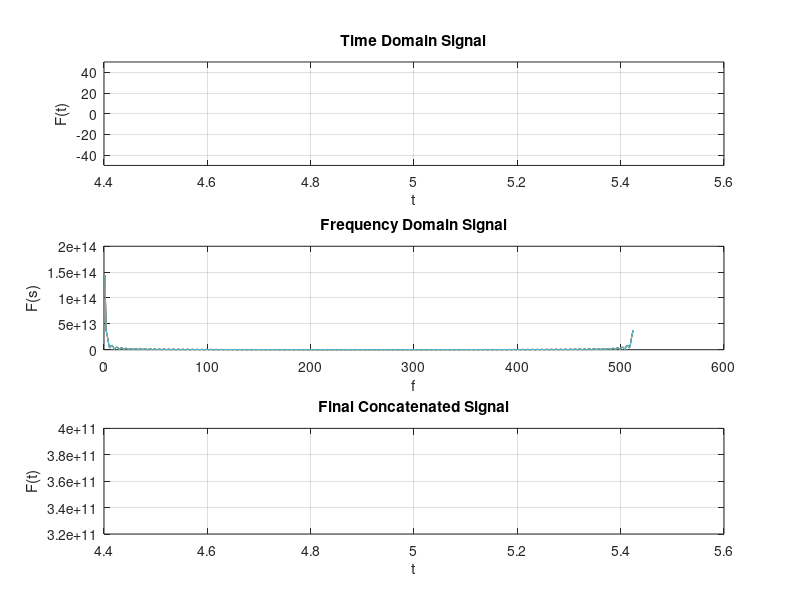

The MATLAB script that drew this image:
%Signal Generator%

%clear all ; 
close all ; 
clc ; 

fs = input('Enter sampling frequecny : ');
tS = input('Enter start of time scale : ');
tE = input('Enter end of time scale : ');
%tT = tS:1/fs:tE; 
%-----------------------------------------------%
n = input('Enter number of breakpoints : ');

disp('--------------------------');

tx = 1*(2*n);%array for time(rows x columns) 
for i=1:1:(2*n-(n-2))
    tx(i) = input('Enter position of breakpoint  : ');
   if tx(i) < tS
        tx(i) = tS;
   end
    if tx(i) > tE 
        tx(i) = tE;
    end
end 

disp('--------------------------');
fn = [];
tt = [];

for i=1:1:(n+1) 
    %hold on;
  %  typex = menu('Available Signals','impulse','DC','ramp','parabola','exp','sinusoid','triang');
    type = input('Enter type of signal : ');
        %impulse
        if type == 1
            amp = input('Enter impulse amplitude : ');
            t = tx(i):1/fs:tx(i+1);
            t1 = linspace(tx(i),tx(i+1));
            impulse = (t1-(tx(i+1)\2))==0;
            subplot(3,1,1);
            stem(t1,impulse); 
            tt = [tt t1];
            fn = [fn impulse];
            hold on
            nfft = length(impulse);
            nfft2 = 2^nextpow2(nfft);
            ff = fft(impulse,nfft2);
            subplot(3,1,2);
            plot(abs(ff));
            hold on;
        %DC
        elseif type == 2
                 amp = input('Enter DC amplitude : ');
                 t = tx(i):1/fs:tx(i+1); 
                 t1 = linspace(tx(i),tx(i+1),400);
                 DC = amp*ones(1,length(t1));
                 subplot(3,1,1);
                 plot(t1,DC); 
                 tt = [tt,t1];
                 fn = [fn,DC];
                 grid on;
                 hold on;
                 nfft = length(DC);
                 nfft2 = 2^nextpow2(nfft);
                 ff = fft(step,nfft2);
                 subplot(3,1,2);
                 plot(abs(ff));
                 grid on;
                 hold on;
         %Ramp        
         elseif type == 3
                s = input('Enter ramp slope : ');
                t = tx(i):1/fs:tx(i+1);
                t1 = linspace(tx(i),tx(i+1),400);
                ramp = s*t1;
                subplot(3,1,1);
                plot(t1,ramp); 
                tt = [tt,t1];
                fn = [fn,ramp];
                grid on;
                hold on;
                nfft = length(ramp);
                nfft2 = 2^nextpow2(nfft);
                ff = fft(ramp,nfft2);
                subplot(3,1,2);
                plot(abs(ff));
                grid on;
                hold on;
        %Parabola        
        elseif type == 4
                 amp = input('Enter parabola amplitude : ');
                 t = tx(i):1/fs:tx(i+1);
                 t1 = linspace(tx(i),tx(i+1),400);
                 parabola= amp*t1.^2;
                 subplot(3,1,1);
                 plot(t1,parabola);
                 tt = [tt,t1];
                 fn = [fn,parabola];
                 grid on;
                 hold on;
                 nfft = length(parabola);
                 nfft2 = 2^nextpow2(nfft);
                 ff = fft(parabola,nfft2);
                 subplot(3,1,2);
                 plot(abs(ff));
                 grid on;
                 hold on;
        %Exponential         
        elseif type == 5
                  amp = input('Enter exponential amplitude : ');
                  alpha = input('Enter the exponent : ');
                  t = tx(i):1/fs:tx(i+1);
                  t1 = linspace(tx(i),tx(i+1),400);
                  exponential = amp*exp(alpha*t1);
                  subplot(3,1,1);
                  plot(t1,exponential);
                  tt = [tt,t1];
                  fn = [fn,exponential];
                  grid on;
                  hold on;
                  nfft = length(exponential);
                  nfft2 = 2^nextpow2(nfft);
                  ff = fft(exponential,nfft2);
                  subplot(3,1,2);
                  plot(abs(ff));
                  grid on;
                  hold on;
         %Sinusoid         
         elseif type == 6       
                  amp = input('Enter sinusoid amplitude : ');
                  f = input('Enter sinusoid frequency : ');
                  theta = input('Enter phase angle : ');
                  dcShift = input('Enter dc shift angle : ');
                  t = tx(i):1/fs:tx(i+1);
                  t1 = linspace(tx(i),tx(i+1),400);
                  sinusoid = amp*sin(2*pi*f*t1 + theta) + dcShift;
                  subplot(3,1,1);
                  plot(t1,sinusoid + dcShift);
                  tt = [tt,t1];
                  fn = [fn,sinusoid];
                  grid on;
                  hold on;
                  nfft = length(sinusoid);
                  nfft2 = 2^nextpow2(nfft);
                  ff = fft(sinusoid,nfft2);
                  subplot(3,1,2);
                  plot(abs(ff));
                  grid on;
                  hold on;
         %Triangular         
         elseif type == 7  
                  amp = input('Enter sawtooth amplitude : ');
                  f = input('Enter sawtooth frequency : ');
                  theta = input('Enter phase angle : ');
                  dcShift = input('Enter dc shift angle : ');
                  t = tx(i):1/fs:tx(i+1);
                  t1 = linspace(tx(i),tx(i+1),400);
                  triangular = amp*sawtooth(2*pi*f*t1 + theta) + dcShift;
                  subplot(3,1,1);
                  plot(t1,triangular + dcShift);
                  tt = [tt,t1];
                  fn = [fn,triangular];
                  grid on;
                  hold on;
                  nfft = length(triangular);
                  nfft2 = 2^nextpow2(nfft);
                  ff = fft(triangular,nfft2);
                  subplot(3,1,2);
                  plot(abs(ff));
                  grid on;
                  hold on;    
        else
            disp('Error');
        end
        
    d1 = subplot(3,1,1);
    d2 = subplot(3,1,2);
    d3 = subplot(3,1,3);
    subplot(3,1,3);
    plot(tt,fn); %plot the concatenated signal
    grid on;
    ylim(d1,[-50 50]);
    xlabel(d1,'t')
    ylabel(d1,'F(t)');
    title(d1,'Time Domain Signal');
    xlabel(d2,'f')
    ylabel(d2,'F(s)');
    title(d2,'Frequency Domain Signal');
    xlabel(d3,'t')
    ylabel(d3,'F(t)');
    title(d3,'Final Concatenated Signal');
    set(gcf, 'units', 'normalized');
    set(gcf, 'Position', [0, 0.1, 1, 0.9])
end
disp('full signal');
%END
